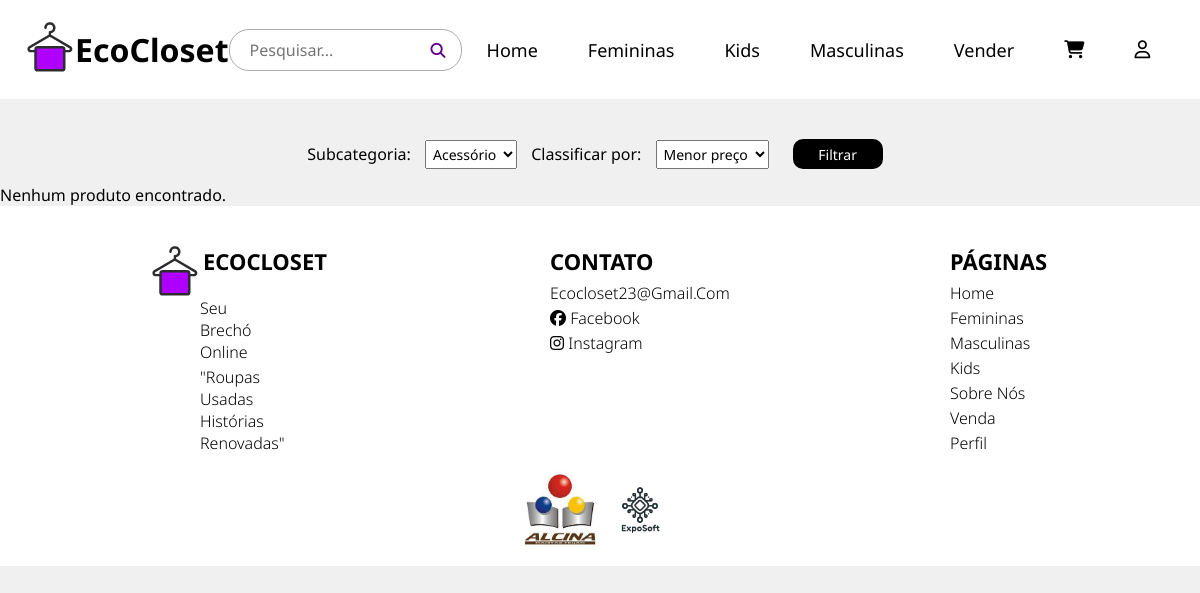
/feminina.php, run on an earlier commit of the app's database.
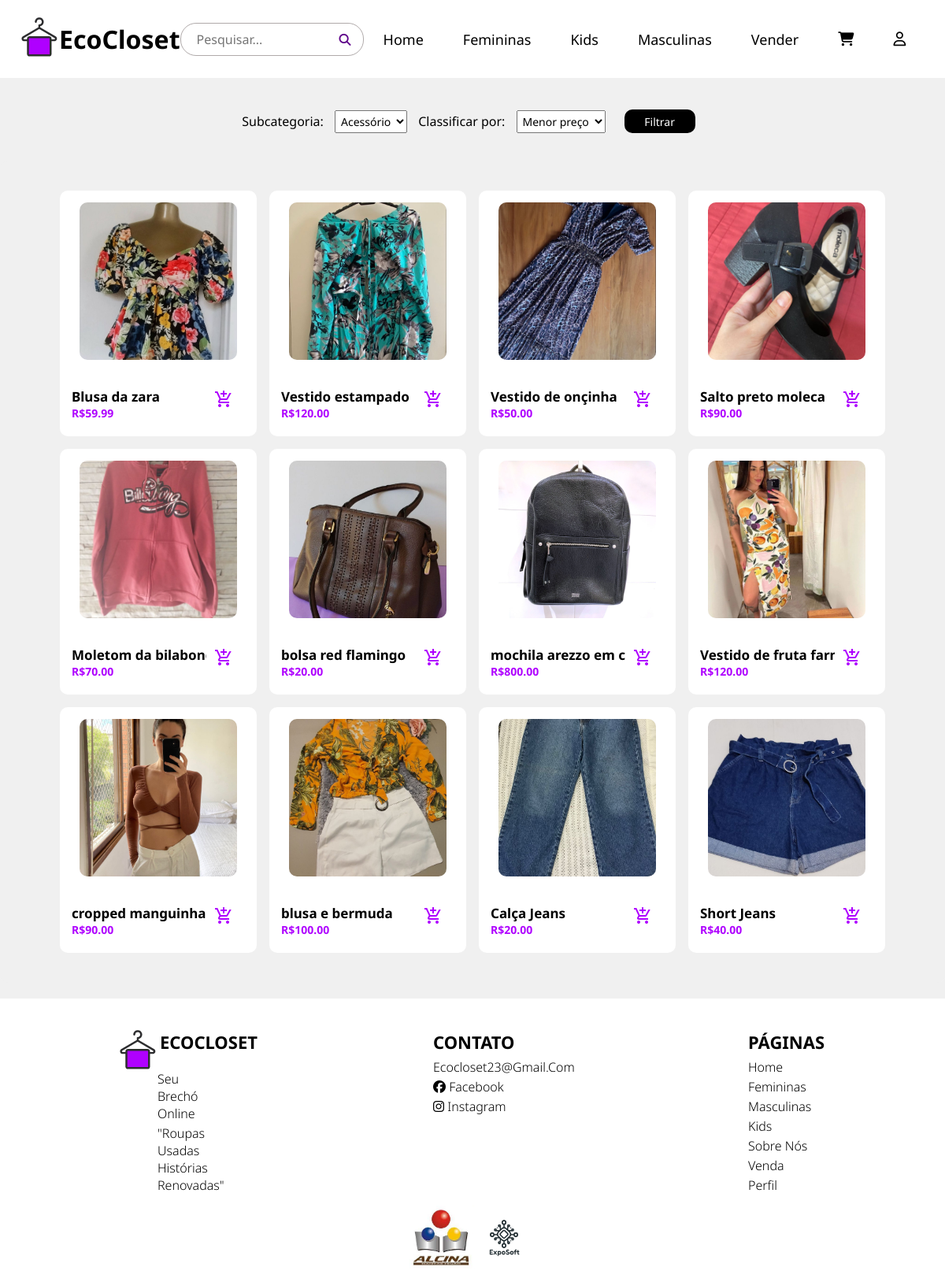
And on a later commit of the database.
### tables this page shows
CREATE TABLE `cadastro_prod` (
  `idproduto` int(11) NOT NULL,
  `nome_prod` varchar(25) NOT NULL,
  `descricao_prod` varchar(255) NOT NULL,
  `valor` decimal(10,2) NOT NULL,
  `categoria` varchar(20) NOT NULL,
  `subcategoria` varchar(25) NOT NULL,
  `condicao` varchar(30) NOT NULL,
  `path` varchar(100) NOT NULL,
  `nome_og_arq` varchar(70) NOT NULL,
  `id_usu` int(11) NOT NULL
);

### feminina.php (the view, shortened to what this page needs)
<!DOCTYPE html>
<html lang="pt_br">
<head>
  <link rel="stylesheet" href="https://cdnjs.cloudflare.com/ajax/libs/font-awesome/4.7.0/css/font-awesome.min.css">
  <link rel="stylesheet" href="estilos/style.css">
  <link rel="stylesheet" href="estilos/media-query.css">
</head>
<body class="bodyprod">
  <?php
  include("menu.php");
  ?>
  <div class="filter-bar">
    <form action="filterPage.php" method="post">
      <label for="subcategory" class="subcategory">Subcategoria:</label>
      <select name="subcategoria" id="subcategory">
        <option value="Acessório">Acessório</option>
      </select>
      <label for="sort" class="subcategory">Classificar por:</label>
      <select name="sort" id="sort">
        <option value="caro">Menor preço</option>
      </select>
      <button class="filter-button" name="filtrar" value="Feminina"> Filtrar</button>
    </form>
  </div>
  <?php
  include("includes/conexao.php");
  $consulta = "SELECT * FROM cadastro_prod WHERE categoria = 'Feminina'";
  $resultado = mysqli_query($conexao, $consulta);
  if (mysqli_num_rows($resultado) > 0) {
    echo  ' <div class="container">';
    while ($produto = mysqli_fetch_assoc($resultado)) {
      echo '<a href="paginaprod.php?id=' . $produto['idproduto'] . '"><div class="clothing-item">';
      echo '<img src="' . $produto['path'] . '" alt="Calça jeans">';
      echo '<br>';
      echo '<br>';
      echo '<div class="btncarrinho"><a href="adicionaCarrinho.php?idproduto=' . $produto['idproduto'] . '"><span class="material-symbols-outlined" id="prod-neckklace">add_shopping_cart</span></a></div>';
      echo '<div class="clothing-details">';
      echo '<h3 class="h3produtos">' . $produto['nome_prod'] . '</h3>';
      echo ' <p class="clothing-price"><strong>R$' . $produto['valor'] . ' </strong></p>';
      echo '</div>';
      echo '</div>';
      echo '</a>';
    }
    echo  '</div>';
  } else {
    echo '<p>Nenhum produto encontrado.</p>';
  }
  ?>
  <?php
  include("includes/footer.php");
  ?>
</body>
</html>

### menu.php (shortened to what this page needs)
<!DOCTYPE html>
<html lang="pt-br">
<head>
</head>
<body>
<header class="header">
<div class="logo">
    <a href="index.php">
        <img src="imagens/logoroxamenor.png" w class="" height="50px" width="50px" alt="">
    </a>
    <a href="index.php" style="text-decoration: none;">
        <h1 style="font-weight:bolder;"> EcoCloset</h1>
    </a>
</div>
<div class="navigation">
  <ul class="menu">
    <form action="searchPage.php" method="post">
    <div class="serch-box">
        <input style="color: black;" class = "search-txt" name="search"  id="search" type="search" placeholder="Pesquisar..." />
        <button class = "search-btn" type="submit" name="buscar"><i class="fa-solid fa-magnifying-glass"></i></button>
    </form>
    </div>
    <li><a href="index.php">Home</a></li>
    <li><a href="feminina.php">Femininas</a></li>
    <li><a href="kids.php">Kids</a></li>
    <li><a href="masculina.php">Masculinas</a></li>
    <li><a href="produto.php">Vender</a></li>
    <li><a href="new-usu.php"><i class="fa-solid fa-cart-shopping"></i></a></li>
    <li><a href="new-usu.php"><i class="fa-regular fa-user"></i></a></li>
</header>
</body>
</html>

### includes/footer.php (shortened to what this page needs)
<!DOCTYPE html>
<html lang="pt-br">
<head>
    <link rel="stylesheet" href="https://cdnjs.cloudflare.com/ajax/libs/font-awesome/4.7.0/css/font-awesome.min.css">
    <link rel="stylesheet" href="estilos/style.css?v=1">
    <link rel="stylesheet" href="estilos/media-query.css">
</head>
<body>
    <footer>
        <div class="container-footer">
            <div class="row-footer">
                <div class="footer-col">
                    <div class="logo-title">
                        <a href=""><img src="imagens/logoroxamenor.png" alt="Image" height="50" width="50">
                        <h4>EcoCloset</h4></a>
                    </div>
                    <ul class="EcoCloset">
                        <li> <a href="index.php"> Seu Brechó online</a> </li>
                        <li> <a href="index.php"> "Roupas usadas<br>histórias renovadas"</a> </li>
                    </ul>
                </div>
                <div class="footer-col">
                    <h4>Páginas</h4>
                    <ul>
                        <li> <a href="index.php"> Home</a> </li>
                        <li> <a href="feminina.php"> Femininas</a> </li>
                        <li> <a href="masculina.php"> Masculinas</a> </li>
                        <li> <a href="kids.php"> Kids</a> </li>
                        <li> <a href="index.php #sobrenos"> Sobre nós</a> </li>
                        <li> <a href="produto.php"> Venda</a> </li>
                        <li> <a href="new-usu.php"> Perfil</a> </li>
                    </ul>
                </div>
                <div class="footer-col">
                    <h4>Contato</h4>
                    <ul>
                        <li> <a href="mailto:ecocloset23@gmail.com?subject=&body="> ecocloset23@gmail.com</a> </li>
                        <ul class="social-icons">
                            <li><a href="https://www.facebook.com/profile.php?id=100092252831400"><i
                                        class="fa fa-facebook"></i> Facebook</a></li>
                            <li><a href="https://www.instagram.com/eco_closet23/"><i class="fa fa-instagram"></i>
                                    Instagram</a></li>
                        </ul>
                    </ul>
                </div>
                <div class="footer-col">
                    <div class="container-imagens-footer">
                        <div class="Imagem-alcina">
                            <a href=""> <img src="imagens/alcina.jpg" alt="Image" height="80" width="80"> </a>
                        </div>
                        <div class="Imagem-exposoft">
                            <a href=""> <img src="imagens/expo-logo.png" alt="Image" height="80" width="80"> </a>
                        </div>
                    </div>
                </div>
            </div>
        </div>
    </footer>
</body>
</html>

### estilos/style.css (style rules this page uses)
* { font-family: 'Noto Sans', sans-serif; margin: 0; padding: 0; box-sizing: border-box; }
body { background-color: #f1f1f1; }
.header { position: relative; width: 100%; display: flex; justify-content: space-between; align-items: center; background-color: white; padding: 0 25px; transition: 0.3s; }
.logo h1 { color: black; }
.logo { display:flex; align-items: center; }
.navigation { display: flex; justify-content: space-between; align-items: center; z-index: 10; }
.menu { display: flex; justify-content: center; flex-direction: row; align-items: center; z-index: 1; transition: 0.5s; z-index: 10; }
.menu li { list-style-type: none; z-index: 10; }
.menu li a { color: black; text-decoration: none; display: block; padding: 40px 25px ; font-size: 18px; line-height: 1; transition: 0.3s; z-index: 10; }
footer { background-color: white; padding-top: 40px; text-align: center; width: 100%; }
.footer-col { order: 1; }
.footer-col:nth-child(2) { order: 2; }
.footer-col:nth-child(3) { order: 3; }
.footer-col:nth-child(4) { order: 4; }
.logo-title { align-items: end; justify-content: center; }
.logo-title img { margin-bottom: 1%; }
.logo-title h4 { padding-left: 3%; }
.logo-title a { text-decoration: none; list-style-type: none; color: black; }
.footer-col { margin-bottom: 5%; }
.footer-col ul li { text-decoration: none; list-style-type: none; padding-bottom: 10px; }
.footer-col ul li a { font-size: 16px; text-transform: capitalize; color: black; text-decoration: none; font-weight: 300; display: block; transition: all 0.3s ease }
.footer-col h4 { font-size: 22px; text-transform: uppercase; margin-bottom: 3%; }
.container-imagens-footer { display: flex; justify-content: center; }
.Imagem-alcina { padding-right: 2%; }
.Imagem-exposoft { padding-left: 2%; }
.serch-box { border: solid 1px; border-color: #928a8ab9; height: 20px; padding: 20px; border-radius: 20px; display: flex; justify-content: center; align-items: center; }
.search-btn { color: #5f038a; width: 10px; background: none; border: none; cursor: pointer; font-size: 15px; }
.search-txt { border: none; background: none; outline: none; font-size: 16px; }
.filter-bar { align-items: center; justify-content: center; padding: 15px; padding-top: 40px; display: block; text-align: center; flex-direction: column; }
.filter-bar select, .filter-bar button { margin-left: 10px; font-size: 14px; padding: 3px; margin-right: 10px; }
.filter-button { background-color: #000000; color: #ffffff; border: none; cursor: pointer; transition: 0.2s; border-radius: 10px; width: 90px; height: 30px; }
.filter-bar form { display: none; }
@media (min-width: 768px) { .filter-bar form { display: block; } }
.bodyprod { font-family: Arial, sans-serif; background-color: #f0f0f0; margin: 0; padding: 0; font-family: 'Roboto', sans-serif; }
header { background-color: #333; color: #fff; text-align: center; padding: 10px; }
h1 { margin: 0; }
.h3produtos { font-size: 17px; }
.container { display: flex; flex-wrap: wrap; justify-content: center; max-width: 1300px; margin: 20px auto; padding: 30px; background-color: #f0f0f0; border-radius: 10px; }
.clothing-item { width: 250px; margin: 8px; background-color: #ffffff; border-radius: 10px; text-align: center; padding: 15px; align-items: center; position: relative; overflow: hidden; }
.clothing-item img { width: 200px; height: 200px; object-fit: cover; border-radius: 10px; margin-bottom: 15px; transition: transform 0.4s ease; }
.btncarrinho .material-symbols-outlined { background-color: #ffffff; padding: 5px 10px; border-radius: 5px; font-size: 24px; position: absolute; top: 248px; right: 20px; cursor: pointer; transition: transform 0.3s ease; text-decoration: none; color: #AF00FF; }
.clothing-details { text-align: left; align-items: left; font-size: 12px; margin-top: -7px; }
.clothing-price { font-weight: bolder; font-size: 14px; color: #AF00FF; margin-bottom: 5px; }
:root { --primary: #275efe; --primary-light: #7699ff; --dark: #1c212e; --grey-dark: #3f4656; --grey: #6c7486; --grey-light: #cdd9ed; --white: #fff; --green: #16bf78; --sand: #dcb773; --sand-light: #edd9a9; }

What changed in the data, as far as the page shows it:
added cadastro_prod: path (picture), nome_prod "Blusa da zara", valor "59.99"
added cadastro_prod: path (picture), nome_prod "Vestido estampado", valor "120.00"
added cadastro_prod: path (picture), nome_prod "Vestido de onçinha", valor "50.00"
added cadastro_prod: path (picture), nome_prod "Salto preto moleca", valor "90.00"
added cadastro_prod: path (picture), nome_prod "Moletom da bilabong", valor "70.00"
added cadastro_prod: path (picture), nome_prod "bolsa red flamingo", valor "20.00"
added cadastro_prod: path (picture), nome_prod "mochila arezzo em couro", valor "800.00"
added cadastro_prod: path (picture), nome_prod "Vestido de fruta farm", valor "120.00"
added cadastro_prod: path (picture), nome_prod "cropped manguinha", valor "90.00"
added cadastro_prod: path (picture), nome_prod "blusa e bermuda", valor "100.00"
added cadastro_prod: path (picture), nome_prod "Calça Jeans", valor "20.00"
added cadastro_prod: path (picture), nome_prod "Short Jeans", valor "40.00"
Also different on the page:
text no longer shown: "Nenhum produto encontrado."
